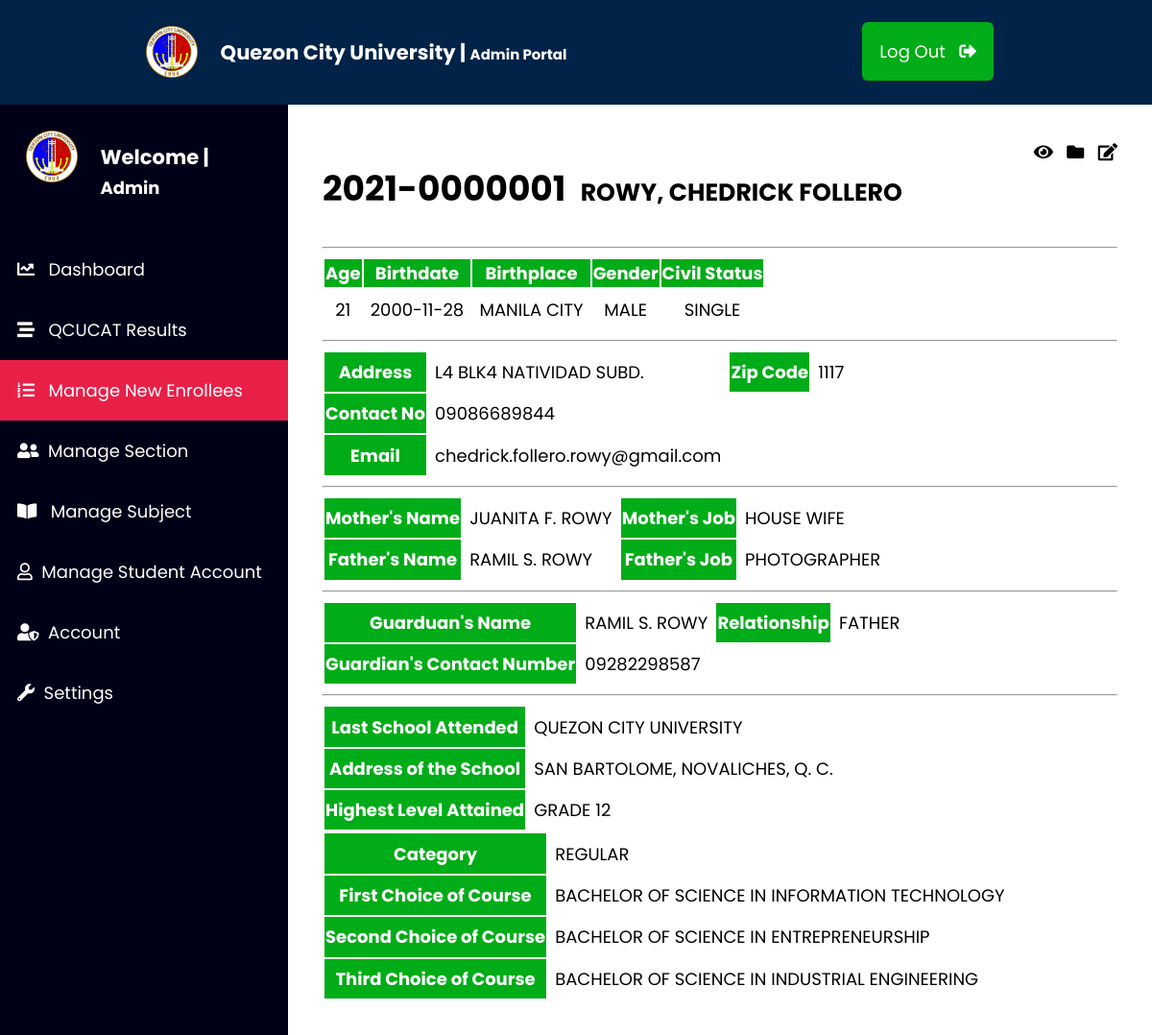
/admin/select_info.php?id=1, run on the app's committed database.
### tables this page shows
CREATE TABLE `studentinfo` (
  `ID` int(11) NOT NULL,
  `enrollnumber` varchar(50) NOT NULL,
  `StudentID` varchar(11) NOT NULL,
  `FullName-Last` varchar(50) NOT NULL,
  `FullName-First` varchar(50) NOT NULL,
  `FullName-Middle` varchar(50) NOT NULL,
  `Age` varchar(11) NOT NULL,
  `birthday` varchar(50) NOT NULL,
  `birthplace` varchar(50) NOT NULL,
  `civilstatus` varchar(25) NOT NULL,
  `gender` varchar(25) NOT NULL,
  `contactno` varchar(20) NOT NULL,
  `email` varchar(50) NOT NULL,
  `address-name` varchar(100) NOT NULL,
  `zip_code` varchar(10) NOT NULL,
  `mothername` varchar(50) NOT NULL,
  `motherjob` varchar(50) NOT NULL,
  `fathername` varchar(50) NOT NULL,
  `fatherjob` varchar(50) NOT NULL,
  `guardianname` varchar(50) NOT NULL,
  `relationship` varchar(50) NOT NULL,
  `guardiancontactno` varchar(20) NOT NULL
);

CREATE TABLE `studenteducationalinfo` (
  `ID` int(11) NOT NULL,
  `enrollnumber` varchar(50) NOT NULL,
  `StudentID` varchar(11) NOT NULL,
  `schoollastattended` varchar(100) NOT NULL,
  `schoollastattendedaddress` varchar(100) NOT NULL,
  `schoollastattendedlevel` varchar(25) NOT NULL
);

CREATE TABLE `studentenrollmentinfo` (
  `ID` int(11) NOT NULL,
  `enrollnumber` varchar(50) NOT NULL,
  `StudentID` varchar(11) NOT NULL,
  `category` varchar(50) NOT NULL,
  `firstcourse` varchar(50) NOT NULL,
  `secondcourse` varchar(50) NOT NULL,
  `thirdcourse` varchar(50) NOT NULL,
  `campus` varchar(100) NOT NULL
);

### admin/config/enc_dec.php (called while the page is built, shortened)
<?php
function qcu_encrypt($data)
        {
            $cipher = 'aes-128-ctr';
            $options = 0;
            $keyf = $_SESSION['key'];
            $iv = 'YNKAK$QWNdatewaf';
            return openssl_encrypt($data, $cipher, $keyf, $options, $iv);
        }
?>

### admin/select_info.php (the view, shortened to what this page needs)
<?php
include_once("$_SERVER[DOCUMENT_ROOT]/enrollmentsystemfinal/admin/header.php");
?>
<div class="content">
<?php
include_once("config/dbcon.php");
include_once("config/enc_dec.php");
$id = $_GET['id'];
$selectinfo = "SELECT * FROM `studentinfo` WHERE ID = '$id' LIMIT 1";
$select_run = mysqli_query($con, $selectinfo);
if($select_run){
    if($select_run && mysqli_num_rows($select_run) > 0){
        while($row = mysqli_fetch_array($select_run)){
            $enrollnumber = $row['enrollnumber'];
            $lastname = $row['FullName-Last'];
            $firstname = $row['FullName-First'];
            $middlename = $row['FullName-Middle'];
            $age = $row['Age'];
            $birthday = $row['birthday'];
            $birthplace = $row['birthplace'];
            $civilstatus = $row['civilstatus'];
            $gender = $row['gender'];
            $contactno = $row['contactno'];
            $email = $row['email'];
            $address = $row['address-name'];
            $zipcode = $row['zip_code'];
            $mothername = $row['mothername'];
            $motherjob  = $row['motherjob'];
            $fathername = $row['fathername'];
            $fatherjob  = $row['fatherjob'];
            $guardianname = $row['guardianname'];
            $relationship  = $row['relationship'];
            $guardiancontactno = $row['guardiancontactno'];
            $studentinc = qcu_encrypt($enrollnumber);
            ?>
            <div class = "enrollees_indi">
            <div class="enrollees_indihead">
                <div>
            <h1><?php echo $enrollnumber."&nbsp; <span style='font-size: .7em;'>$lastname, $firstname $middlename</span>"; ?></h1>
            </div>
            <div>
            <a href='' target="_top"><i class="fas fa-eye" ></i> </a> &nbsp; <a onclick="myFunction()"> <i class="fas fa-folder"></i></a>  &nbsp; </a> <a href="approvals.php?id=<?php echo $studentinc;?>"><i class="fas fa-edit"></i> </a>
            </div>
            </div>
            <hr>
            <div id="studentinfo">
            <div class="enrollees_indibody">
                <div class="basic">
                <table>
                    <tr>
                        <th> Age </th>
                        <th> Birthdate </th>
                        <th> Birthplace </th>
                        <th> Gender </th>
                        <th> Civil Status </th>
                    </tr>
                    <tr>
                    <td> <?php echo $age; ?> </td>
                    <td> <?php echo $birthday; ?> </td>
                    <td> <?php echo $birthplace; ?> </td>
                    <td> <?php echo $gender; ?> </td>
                    <td> <?php echo $civilstatus; ?> </td>
                    </tr>
                </table>
                </div>
                <hr>
                <div class="contactinfo">
                <table>
                <tr>
                        <th>Address</th>
                        <td><?php echo $address;?></td>
                        <th>Zip Code</th>
                        <td><?php echo $zipcode;?></td>
                    </tr>
                    <tr>
                    <th>Contact No </th>
                    <td><?php echo $contactno;?></td>
                    </tr>
                    <tr>
                    <th>Email </th>
                    <td><?php echo $email;?></td>
                    </tr>
                </table>
                </div>
                <hr>
                <div class="familyinfo">
                    <table>
                        <tr>
                            <th> Mother's Name </th>
                            <td><?php echo $mothername;?></td>
                            <th> Mother's Job </th>
                            <td><?php echo $motherjob;?></td>
                        </tr>
                        <tr>
                            <th> Father's Name </th>
                            <td><?php echo $fathername;?></td>
                            <th> Father's Job </th>
                            <td><?php echo $fatherjob;?></td>
                        </tr>
                    </table>
                </div>
                <hr>
                <div class="guardianinfo">
                <table>
                <tr>
                            <th> Guarduan's Name </th>
                            <td><?php echo $guardianname;?></td>
                            <th> Relationship </th>
                            <td><?php echo $relationship;?></td>
                        </tr>
                        <tr>
                        <th> Guardian's Contact Number </th>
                            <td><?php echo $guardiancontactno;?></td>
                        </tr>
                </table>
                </div>
                <hr>
            </div>
            <?php
            $selecteducinfo = "SELECT * FROM `studenteducationalinfo` WHERE enrollnumber = '$enrollnumber' LIMIT 1";
            $selectei_run = mysqli_query($con, $selecteducinfo);
            if($selectei_run){
                if($selectei_run && mysqli_num_rows($selectei_run) > 0){
                    while($row1 = mysqli_fetch_array($selectei_run)){
                        $lastschoolattend = $row1['schoollastattended'];
                        $schooladdress = $row1['schoollastattendedaddress'];
                        $level = $row1['schoollastattendedlevel'];
                ?>
            <div class="enrollees_indibody">
                    <div class="educationalbg">
                        <table>
                            <tr>
                                <th> Last School Attended </th>
                                <td><?php echo $lastschoolattend;?></td>
                            </tr>
                            <tr>
                                <th> Address of the School </th>
                                <td><?php echo $schooladdress;?></td>
                            </tr>
                            <tr>
                                <th> Highest Level Attained </th>
                                <td><?php echo $level;?></td>
                            </tr>
                        </table>
                    </div>
            </div>
            <?php
             $selectenrollinfo = "SELECT * FROM `studentenrollmentinfo` WHERE enrollnumber = '$enrollnumber' LIMIT 1";
             $selectenin = mysqli_query($con,$selectenrollinfo);
             if($selectenin){
                 if($selectenin && mysqli_num_rows($selectenin) > 0){
                     while($row3 = mysqli_fetch_array($selectenin)){
                         $category = $row3['category'];
                         $firstcourse = $row3['firstcourse'];
                         $secondcourse = $row3['secondcourse'];
                         $thirdcourse = $row3['thirdcourse'];
                 ?>
                    <div class="enrollees_indibody">
                        <div class="enrollees_enrollinfo">
                            <table>
                                <tr>
                                    <th> Category </th>
                                    <td><?php echo $category;?></td>
                                </tr>
                                <tr>
                                    <th> First Choice of Course </th>
                                    <td><?php echo $firstcourse;?></td>
                                </tr>
                                <tr>
                                    <th> Second Choice of Course </th>
                                    <td><?php echo $secondcourse;?></td>
                                </tr>
                                <tr>
                                    <th> Third Choice of Course </th>
                                    <td><?php echo $thirdcourse;?></td>
                                </tr>
                            </table>
                        </div>
                    </div>
                 <?php
                     }
                    }
                }
            ?>
        </div>
            <?php      }
                }
            }
            ?>
            </div>
        <?php
        }
    }
}
?>
</div>

### styles/all.css (style rules this page uses)
.fa, .fas, .far, .fal, .fad, .fab { -moz-osx-font-smoothing: grayscale; -webkit-font-smoothing: antialiased; display: inline-block; font-style: normal; font-variant: normal; text-rendering: auto; line-height: 1; }
.fa-edit:before { content: "\f044"; }
.fa-eye:before { content: "\f06e"; }
.fa-folder:before { content: "\f07b"; }
.fa, .fas { font-family: 'Font Awesome 5 Free'; font-weight: 900; }

### admin/admin_styles.css (style rules this page uses)
* { box-sizing: border-box; }
body { color: white; font-family: 'Poppins', sans-serif; font-size: 18px; margin: 0px; padding:0px; height: 100%; }
.content { grid-area: content; }
.con th,td { padding: .4em; cursor: pointer; }
.enrollees_indi { color: black; padding: 1em; margin: 1em; }
.basic { text-align: center; }
.enrollees_indi table { max-width: 100%; }
.enrollees_indi th { background-color: #00AC17; color: white; border-collapse: collapse; }
.enrollees_indihead { display: flex; justify-content: space-between; }
.enrollees_indihead a { color: black; text-decoration: none; }

### data on the page
studentinfo: enrollnumber "2021-0000001", value "ROWY", value "CHEDRICK", value "FOLLERO", Age "21", birthday "2000-11-28", birthplace "MANILA CITY", gender "MALE", civilstatus "SINGLE", value "L4 BLK4 NATIVIDAD SUBD.", zip_code "1117", contactno "09086689844", email "chedrick.follero.rowy@gmail.com", mothername "JUANITA F. ROWY", motherjob "HOUSE WIFE", fathername "RAMIL S. ROWY", fatherjob "PHOTOGRAPHER", guardianname "RAMIL S. ROWY", relationship "FATHER", guardiancontactno "09282298587"
studenteducationalinfo: schoollastattended "QUEZON CITY UNIVERSITY", schoollastattendedaddress "SAN BARTOLOME, NOVALICHES, Q. C.", schoollastattendedlevel "GRADE 12"
studentenrollmentinfo: category "REGULAR", firstcourse "BACHELOR OF SCIENCE IN INFORMATION TECHNOLOGY", secondcourse "BACHELOR OF SCIENCE IN ENTREPRENEURSHIP", thirdcourse "BACHELOR OF SCIENCE IN INDUSTRIAL ENGINEERING"
